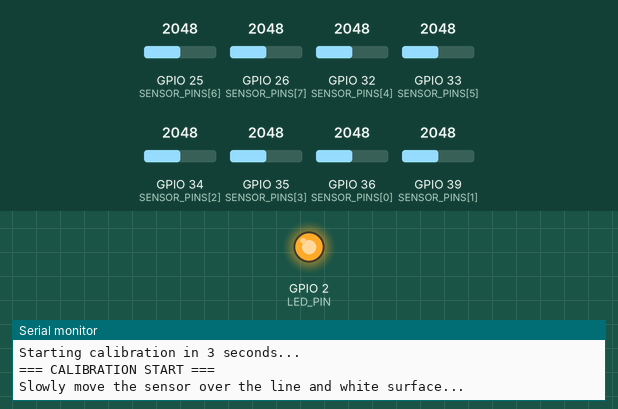
This sketch was run on a simulated ESP32. On the bench: output pins drawn as LEDs (lit = HIGH), the last lines printed to the serial monitor. Inputs (shaded band) come from the test bench; at power-on: GPIO 25 (SENSOR_PINS[6]) = 2048, GPIO 26 (SENSOR_PINS[7]) = 2048, GPIO 32 (SENSOR_PINS[4]) = 2048, GPIO 33 (SENSOR_PINS[5]) = 2048, GPIO 34 (SENSOR_PINS[2]) = 2048, GPIO 35 (SENSOR_PINS[3]) = 2048, GPIO 36 (SENSOR_PINS[0]) = 2048, GPIO 39 (SENSOR_PINS[1]) = 2048 (analog values on the 0–4095 scale).

Above: at 3.6 s.
At 6.9 s:
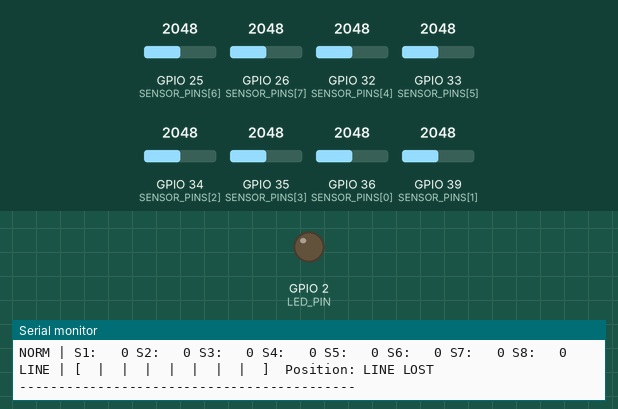
7.0 s: GPIO 25 (SENSOR_PINS[6]) set to 960
8.6 s: GPIO 26 (SENSOR_PINS[7]) set to 960
10.2 s: GPIO 32 (SENSOR_PINS[4]) set to 960
11.8 s: GPIO 33 (SENSOR_PINS[5]) set to 960
13.4 s: GPIO 34 (SENSOR_PINS[2]) set to 960
15.0 s: GPIO 35 (SENSOR_PINS[3]) set to 960
Timing chart, 0 to 17.6 s (numbered marks = the images above; inputs shaded):
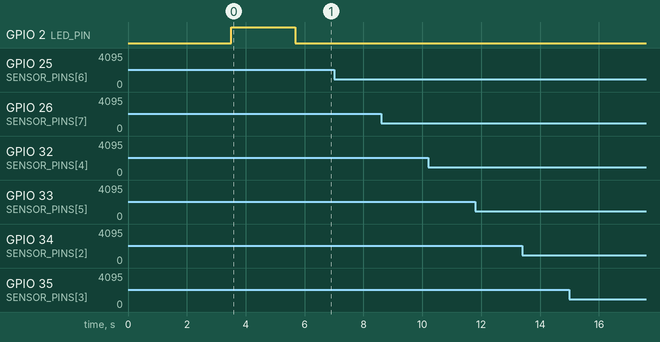

The sketch:

Testqtr8A.ino
```cpp
/*
 * QTR-8A IR Sensor Array - ESP32 Line Follower Test
 * ===================================================
 * Wiring (QTR-8A → ESP32):
 *   OUT1 → GPIO 36 | OUT2 → GPIO 39 | OUT3 → GPIO 34 | OUT4 → GPIO 35
 *   OUT5 → GPIO 32 | OUT6 → GPIO 33 | OUT7 → GPIO 25 | OUT8 → GPIO 26
 *   VCC  → 3.3V    | GND  → GND
 *
 * Position output:
 *   0    = line far LEFT  (under sensor 1)
 *   3500 = line CENTRED
 *   7000 = line far RIGHT (under sensor 8)
 *   -1   = line LOST
 */

// ─── Pin definitions ──────────────────────────────────────────────────────────
const uint8_t NUM_SENSORS = 8;
const uint8_t SENSOR_PINS[NUM_SENSORS] = {36, 39, 34, 35, 32, 33, 25, 26};
const uint8_t LED_PIN = 2;

// ─── Calibration storage ─────────────────────────────────────────────────────
uint16_t sensorMin[NUM_SENSORS];
uint16_t sensorMax[NUM_SENSORS];

// ─── Configuration ───────────────────────────────────────────────────────────
const uint16_t CALIBRATION_SAMPLES = 200;
const uint16_t CALIBRATION_DELAY_MS = 10;
const uint16_t READ_DELAY_MS        = 50;
const uint16_t LINE_THRESHOLD       = 500;

// ─── Read all raw ADC values ──────────────────────────────────────────────────
void readRaw(uint16_t values[NUM_SENSORS]) {
  for (uint8_t i = 0; i < NUM_SENSORS; i++) {
    values[i] = analogRead(SENSOR_PINS[i]);
  }
}

// ─── Normalise raw value to 0-1000 ───────────────────────────────────────────
uint16_t normalise(uint16_t raw, uint8_t idx) {
  if (sensorMax[idx] <= sensorMin[idx]) return 0;

  int32_t scaled = (int32_t)(raw - sensorMin[idx]) * 1000
                   / (sensorMax[idx] - sensorMin[idx]);

  if (scaled < 0)    scaled = 0;
  if (scaled > 1000) scaled = 1000;
  return (uint16_t)scaled;
}

// ─── Calibration ─────────────────────────────────────────────────────────────
void calibrate() {
  Serial.println("\n=== CALIBRATION START ===");
  Serial.println("Slowly move the sensor over the line and white surface...");

  for (uint8_t i = 0; i < NUM_SENSORS; i++) {
    sensorMin[i] = 4095;
    sensorMax[i] = 0;
  }

  digitalWrite(LED_PIN, HIGH);

  uint16_t raw[NUM_SENSORS];
  for (uint16_t s = 0; s < CALIBRATION_SAMPLES; s++) {
    readRaw(raw);
    for (uint8_t i = 0; i < NUM_SENSORS; i++) {
      if (raw[i] < sensorMin[i]) sensorMin[i] = raw[i];
      if (raw[i] > sensorMax[i]) sensorMax[i] = raw[i];
    }
    delay(CALIBRATION_DELAY_MS);
  }

  digitalWrite(LED_PIN, LOW);

  Serial.println("\n--- Calibration Results ---");
  Serial.printf("%-8s %-8s %-8s\n", "Sensor", "Min", "Max");
  for (uint8_t i = 0; i < NUM_SENSORS; i++) {
    Serial.printf("S%-7u %-8u %-8u\n", i + 1, sensorMin[i], sensorMax[i]);
  }
  Serial.println("=== CALIBRATION DONE ===\n");
}

// ─── Weighted-average line position ──────────────────────────────────────────
int32_t readLinePosition(uint16_t normValues[NUM_SENSORS]) {
  int32_t weightedSum = 0;
  int32_t sum         = 0;
  bool    lineDetected = false;

  for (uint8_t i = 0; i < NUM_SENSORS; i++) {
    uint16_t v = normValues[i];
    if (v > LINE_THRESHOLD) lineDetected = true;
    weightedSum += (int32_t)v * (i * 1000);
    sum         += v;
  }

  if (!lineDetected || sum == 0) return -1;
  return weightedSum / sum;
}

// ─── Setup ───────────────────────────────────────────────────────────────────
void setup() {
  Serial.begin(115200);
  delay(500);

  pinMode(LED_PIN, OUTPUT);
  digitalWrite(LED_PIN, LOW);

  analogReadResolution(12);
  for (uint8_t i = 0; i < NUM_SENSORS; i++) {
    analogSetPinAttenuation(SENSOR_PINS[i], ADC_11db);
  }

  Serial.println("======================================");
  Serial.println("  QTR-8A Line Sensor Test - ESP32");
  Serial.println("======================================");

  Serial.println("Starting calibration in 3 seconds...");
  delay(3000);
  calibrate();
}

// ─── Main loop ───────────────────────────────────────────────────────────────
void loop() {
  uint16_t raw[NUM_SENSORS];
  uint16_t norm[NUM_SENSORS];

  readRaw(raw);

  for (uint8_t i = 0; i < NUM_SENSORS; i++) {
    norm[i] = normalise(raw[i], i);
  }

  int32_t position = readLinePosition(norm);

  Serial.print("RAW  | ");
  for (uint8_t i = 0; i < NUM_SENSORS; i++) {
    Serial.printf("S%u:%4u ", i + 1, raw[i]);
  }
  Serial.println();

  Serial.print("NORM | ");
  for (uint8_t i = 0; i < NUM_SENSORS; i++) {
    Serial.printf("S%u:%4u ", i + 1, norm[i]);
  }
  Serial.println();

  Serial.print("LINE | [");
  for (uint8_t i = 0; i < NUM_SENSORS; i++) {
    Serial.print(norm[i] > LINE_THRESHOLD ? "##" : "  ");
    if (i < NUM_SENSORS - 1) Serial.print("|");
  }
  Serial.print("]");

  if (position == -1) {
    Serial.println("  Position: LINE LOST");
  } else {
    const char* direction;
    if      (position < 1000) direction = "FAR LEFT";
    else if (position < 2500) direction = "LEFT";
    else if (position < 4500) direction = "CENTRE";
    else if (position < 6000) direction = "RIGHT";
    else                      direction = "FAR RIGHT";

    Serial.printf("  Position: %5ld  (%s)\n", (long)position, direction);
  }

  Serial.println("-------------------------------------------");
  delay(READ_DELAY_MS);
}
```
